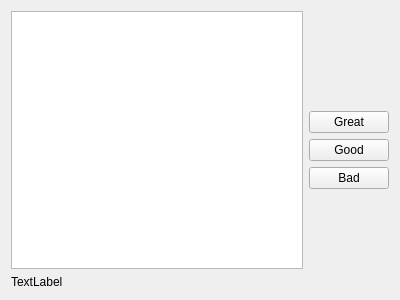
<?xml version="1.0" encoding="UTF-8"?>
<ui version="4.0">
 <class>TextilesEvaluationWidget</class>
 <widget class="QWidget" name="TextilesEvaluationWidget">
  <property name="geometry">
   <rect>
    <x>0</x>
    <y>0</y>
    <width>400</width>
    <height>300</height>
   </rect>
  </property>
  <property name="windowTitle">
   <string>TextilesEvaluationWidget</string>
  </property>
  <layout class="QHBoxLayout" name="horizontalLayout">
   <item>
    <layout class="QVBoxLayout" name="displayLayout">
     <item>
      <widget class="QGraphicsView" name="graphicsView"/>
     </item>
     <item>
      <widget class="QLabel" name="infoLabel">
       <property name="text">
        <string>TextLabel</string>
       </property>
      </widget>
     </item>
    </layout>
   </item>
   <item>
    <layout class="QVBoxLayout" name="buttonLayout">
     <item>
      <spacer name="verticalSpacer_2">
       <property name="orientation">
        <enum>Qt::Vertical</enum>
       </property>
       <property name="sizeHint" stdset="0">
        <size>
         <width>20</width>
         <height>40</height>
        </size>
       </property>
      </spacer>
     </item>
     <item>
      <widget class="QPushButton" name="greatResultButton">
       <property name="text">
        <string>Great</string>
       </property>
      </widget>
     </item>
     <item>
      <widget class="QPushButton" name="goodResultButton">
       <property name="text">
        <string>Good</string>
       </property>
      </widget>
     </item>
     <item>
      <widget class="QPushButton" name="badResultButton">
       <property name="autoFillBackground">
        <bool>false</bool>
       </property>
       <property name="text">
        <string>Bad</string>
       </property>
      </widget>
     </item>
     <item>
      <spacer name="verticalSpacer">
       <property name="orientation">
        <enum>Qt::Vertical</enum>
       </property>
       <property name="sizeHint" stdset="0">
        <size>
         <width>20</width>
         <height>40</height>
        </size>
       </property>
      </spacer>
     </item>
    </layout>
   </item>
  </layout>
 </widget>
 <layoutdefault spacing="6" margin="11"/>
 <resources/>
 <connections/>
</ui>
